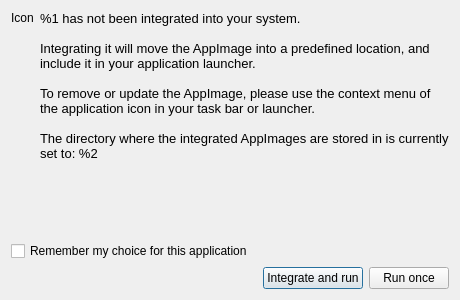
<?xml version="1.0" encoding="UTF-8"?>
<ui version="4.0">
 <class>IntegrationDialog</class>
 <widget class="QDialog" name="IntegrationDialog">
  <property name="windowModality">
   <enum>Qt::WindowModal</enum>
  </property>
  <property name="geometry">
   <rect>
    <x>0</x>
    <y>0</y>
    <width>460</width>
    <height>300</height>
   </rect>
  </property>
  <property name="sizePolicy">
   <sizepolicy hsizetype="Preferred" vsizetype="Expanding">
    <horstretch>0</horstretch>
    <verstretch>0</verstretch>
   </sizepolicy>
  </property>
  <property name="windowTitle">
   <string>Desktop Integration</string>
  </property>
  <property name="sizeGripEnabled">
   <bool>false</bool>
  </property>
  <property name="modal">
   <bool>true</bool>
  </property>
  <layout class="QVBoxLayout" name="verticalLayout">
   <item>
    <layout class="QHBoxLayout" name="horizontalLayout_2">
     <item>
      <widget class="QLabel" name="icon">
       <property name="sizePolicy">
        <sizepolicy hsizetype="Preferred" vsizetype="Preferred">
         <horstretch>0</horstretch>
         <verstretch>0</verstretch>
        </sizepolicy>
       </property>
       <property name="text">
        <string>Icon</string>
       </property>
       <property name="alignment">
        <set>Qt::AlignLeading|Qt::AlignLeft|Qt::AlignTop</set>
       </property>
       <property name="margin">
        <number>12</number>
       </property>
      </widget>
     </item>
     <item>
      <layout class="QVBoxLayout" name="verticalLayout_2">
       <item>
        <widget class="QLabel" name="message">
         <property name="sizePolicy">
          <sizepolicy hsizetype="MinimumExpanding" vsizetype="MinimumExpanding">
           <horstretch>0</horstretch>
           <verstretch>0</verstretch>
          </sizepolicy>
         </property>
         <property name="text">
          <string>&lt;!DOCTYPE HTML PUBLIC &quot;-//W3C//DTD HTML 4.0//EN&quot; &quot;http://www.w3.org/TR/REC-html40/strict.dtd&quot;&gt;
&lt;html&gt;&lt;head&gt;&lt;meta name=&quot;qrichtext&quot; content=&quot;1&quot; /&gt;&lt;style type=&quot;text/css&quot;&gt;
p, li { white-space: pre-wrap; }
&lt;/style&gt;&lt;/head&gt;&lt;body style=&quot; font-family:'Noto Sans'; font-size:10pt; font-weight:400; font-style:normal;&quot;&gt;
&lt;p style=&quot; margin-top:0px; margin-bottom:0px; margin-left:0px; margin-right:0px; -qt-block-indent:0; text-indent:0px;&quot;&gt;%1 has not been integrated into your system.&lt;/p&gt;
&lt;p style=&quot; margin-top:0px; margin-bottom:0px; margin-left:0px; margin-right:0px; -qt-block-indent:0; text-indent:0px;&quot;&gt; &lt;br /&gt;Integrating it will move the AppImage into a predefined location, and include it in your application launcher.&lt;/p&gt;
&lt;p style=&quot;-qt-paragraph-type:empty; margin-top:0px; margin-bottom:0px; margin-left:0px; margin-right:0px; -qt-block-indent:0; text-indent:0px;&quot;&gt;&lt;br /&gt;&lt;/p&gt;
&lt;p style=&quot; margin-top:0px; margin-bottom:0px; margin-left:0px; margin-right:0px; -qt-block-indent:0; text-indent:0px;&quot;&gt;To remove or update the AppImage, please use the context menu of the application icon in your task bar or launcher. &lt;/p&gt;
&lt;p style=&quot;-qt-paragraph-type:empty; margin-top:0px; margin-bottom:0px; margin-left:0px; margin-right:0px; -qt-block-indent:0; text-indent:0px;&quot;&gt;&lt;br /&gt;&lt;/p&gt;
&lt;p style=&quot; margin-top:0px; margin-bottom:0px; margin-left:0px; margin-right:0px; -qt-block-indent:0; text-indent:0px;&quot;&gt;The directory where the integrated AppImages are stored in is currently set to: %2&lt;/p&gt;&lt;/body&gt;&lt;/html&gt;</string>
         </property>
         <property name="alignment">
          <set>Qt::AlignLeading|Qt::AlignLeft|Qt::AlignTop</set>
         </property>
         <property name="wordWrap">
          <bool>true</bool>
         </property>
         <property name="margin">
          <number>0</number>
         </property>
        </widget>
       </item>
      </layout>
     </item>
    </layout>
   </item>
   <item>
    <widget class="QCheckBox" name="rememberChoiceCheckBox">
     <property name="text">
      <string>Remember my choice for this application</string>
     </property>
    </widget>
   </item>
   <item>
    <layout class="QHBoxLayout" name="horizontalLayout">
     <item>
      <spacer name="horizontalSpacer">
       <property name="orientation">
        <enum>Qt::Horizontal</enum>
       </property>
       <property name="sizeHint" stdset="0">
        <size>
         <width>40</width>
         <height>20</height>
        </size>
       </property>
      </spacer>
     </item>
     <item>
      <widget class="QPushButton" name="pushButtonIntegrateAndRun">
       <property name="text">
        <string>Integrate and run</string>
       </property>
       <property name="default">
        <bool>true</bool>
       </property>
      </widget>
     </item>
     <item>
      <widget class="QPushButton" name="pushButtonRunOnce">
       <property name="text">
        <string>Run once</string>
       </property>
      </widget>
     </item>
    </layout>
   </item>
  </layout>
 </widget>
 <resources/>
 <connections/>
</ui>
